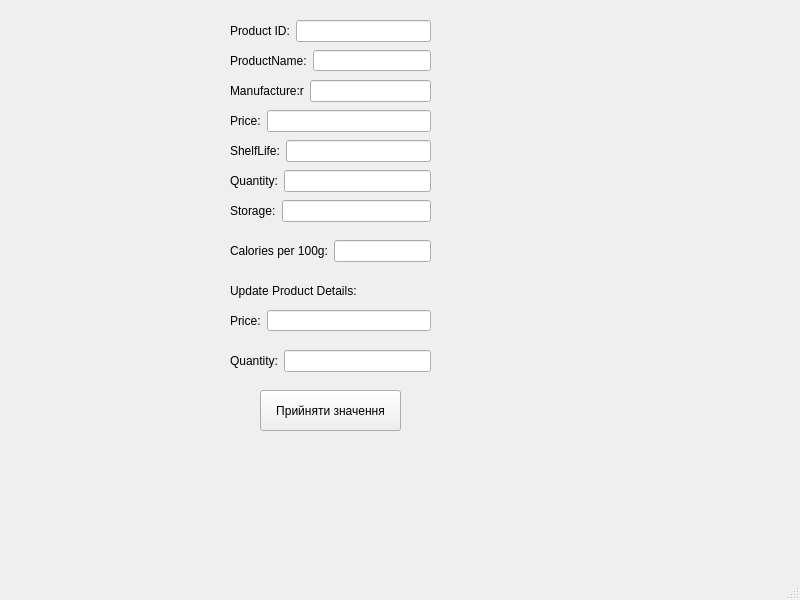
<?xml version="1.0" encoding="UTF-8"?>
<ui version="4.0">
 <class>MainWindow</class>
 <widget class="QMainWindow" name="MainWindow">
  <property name="geometry">
   <rect>
    <x>0</x>
    <y>0</y>
    <width>800</width>
    <height>600</height>
   </rect>
  </property>
  <property name="windowTitle">
   <string>MainWindow</string>
  </property>
  <widget class="QWidget" name="centralwidget">
   <widget class="QPushButton" name="pushButton">
    <property name="geometry">
     <rect>
      <x>260</x>
      <y>390</y>
      <width>141</width>
      <height>41</height>
     </rect>
    </property>
    <property name="text">
     <string>Прийняти значення</string>
    </property>
   </widget>
   <widget class="QWidget" name="">
    <property name="geometry">
     <rect>
      <x>230</x>
      <y>20</y>
      <width>201</width>
      <height>22</height>
     </rect>
    </property>
    <layout class="QHBoxLayout" name="horizontalLayout">
     <item>
      <widget class="QLabel" name="label">
       <property name="text">
        <string>Product ID:</string>
       </property>
      </widget>
     </item>
     <item>
      <widget class="QLineEdit" name="leId"/>
     </item>
    </layout>
   </widget>
   <widget class="QWidget" name="">
    <property name="geometry">
     <rect>
      <x>230</x>
      <y>50</y>
      <width>201</width>
      <height>21</height>
     </rect>
    </property>
    <layout class="QHBoxLayout" name="horizontalLayout_2">
     <item>
      <widget class="QLabel" name="label_2">
       <property name="text">
        <string>ProductName:</string>
       </property>
      </widget>
     </item>
     <item>
      <widget class="QLineEdit" name="lineEdit"/>
     </item>
    </layout>
   </widget>
   <widget class="QWidget" name="">
    <property name="geometry">
     <rect>
      <x>230</x>
      <y>80</y>
      <width>201</width>
      <height>22</height>
     </rect>
    </property>
    <layout class="QHBoxLayout" name="horizontalLayout_3">
     <item>
      <widget class="QLabel" name="label_3">
       <property name="text">
        <string>Manufacture:r</string>
       </property>
      </widget>
     </item>
     <item>
      <widget class="QLineEdit" name="lineEdit_2"/>
     </item>
    </layout>
   </widget>
   <widget class="QWidget" name="">
    <property name="geometry">
     <rect>
      <x>230</x>
      <y>110</y>
      <width>201</width>
      <height>22</height>
     </rect>
    </property>
    <layout class="QHBoxLayout" name="horizontalLayout_4">
     <item>
      <widget class="QLabel" name="label_4">
       <property name="text">
        <string>Price:</string>
       </property>
      </widget>
     </item>
     <item>
      <widget class="QLineEdit" name="lineEdit_3"/>
     </item>
    </layout>
   </widget>
   <widget class="QWidget" name="">
    <property name="geometry">
     <rect>
      <x>230</x>
      <y>140</y>
      <width>201</width>
      <height>22</height>
     </rect>
    </property>
    <layout class="QHBoxLayout" name="horizontalLayout_5">
     <item>
      <widget class="QLabel" name="label_5">
       <property name="text">
        <string>ShelfLife:</string>
       </property>
      </widget>
     </item>
     <item>
      <widget class="QLineEdit" name="lineEdit_4"/>
     </item>
    </layout>
   </widget>
   <widget class="QWidget" name="">
    <property name="geometry">
     <rect>
      <x>230</x>
      <y>170</y>
      <width>201</width>
      <height>22</height>
     </rect>
    </property>
    <layout class="QHBoxLayout" name="horizontalLayout_6">
     <item>
      <widget class="QLabel" name="label_6">
       <property name="text">
        <string>Quantity:</string>
       </property>
      </widget>
     </item>
     <item>
      <widget class="QLineEdit" name="lineEdit_5"/>
     </item>
    </layout>
   </widget>
   <widget class="QWidget" name="">
    <property name="geometry">
     <rect>
      <x>230</x>
      <y>200</y>
      <width>201</width>
      <height>22</height>
     </rect>
    </property>
    <layout class="QHBoxLayout" name="horizontalLayout_7">
     <item>
      <widget class="QLabel" name="label_7">
       <property name="text">
        <string>Storage:</string>
       </property>
      </widget>
     </item>
     <item>
      <widget class="QLineEdit" name="lineEdit_6"/>
     </item>
    </layout>
   </widget>
   <widget class="QWidget" name="">
    <property name="geometry">
     <rect>
      <x>230</x>
      <y>240</y>
      <width>201</width>
      <height>22</height>
     </rect>
    </property>
    <layout class="QHBoxLayout" name="horizontalLayout_8">
     <item>
      <widget class="QLabel" name="label_8">
       <property name="text">
        <string>Calories per 100g:</string>
       </property>
      </widget>
     </item>
     <item>
      <widget class="QLineEdit" name="lineEdit_7"/>
     </item>
    </layout>
   </widget>
   <widget class="QWidget" name="">
    <property name="geometry">
     <rect>
      <x>230</x>
      <y>280</y>
      <width>201</width>
      <height>22</height>
     </rect>
    </property>
    <layout class="QHBoxLayout" name="horizontalLayout_9">
     <item>
      <widget class="QLabel" name="label_9">
       <property name="text">
        <string>Update Product Details:</string>
       </property>
      </widget>
     </item>
    </layout>
   </widget>
   <widget class="QWidget" name="">
    <property name="geometry">
     <rect>
      <x>230</x>
      <y>310</y>
      <width>201</width>
      <height>21</height>
     </rect>
    </property>
    <layout class="QHBoxLayout" name="horizontalLayout_10">
     <item>
      <widget class="QLabel" name="label_10">
       <property name="text">
        <string>Price:</string>
       </property>
      </widget>
     </item>
     <item>
      <widget class="QLineEdit" name="lineEdit_9"/>
     </item>
    </layout>
   </widget>
   <widget class="QWidget" name="">
    <property name="geometry">
     <rect>
      <x>230</x>
      <y>350</y>
      <width>201</width>
      <height>22</height>
     </rect>
    </property>
    <layout class="QHBoxLayout" name="horizontalLayout_11">
     <item>
      <widget class="QLabel" name="label_11">
       <property name="text">
        <string>Quantity:</string>
       </property>
      </widget>
     </item>
     <item>
      <widget class="QLineEdit" name="lineEdit_10"/>
     </item>
    </layout>
   </widget>
  </widget>
  <widget class="QMenuBar" name="menubar">
   <property name="geometry">
    <rect>
     <x>0</x>
     <y>0</y>
     <width>800</width>
     <height>21</height>
    </rect>
   </property>
  </widget>
  <widget class="QStatusBar" name="statusbar"/>
 </widget>
 <resources/>
 <connections/>
</ui>
